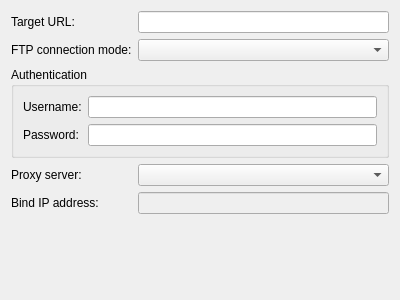
<ui version="4.0" >
 <class>FtpUploadOptsForm</class>
 <widget class="QWidget" name="FtpUploadOptsForm" >
  <property name="geometry" >
   <rect>
    <x>0</x>
    <y>0</y>
    <width>400</width>
    <height>300</height>
   </rect>
  </property>
  <layout class="QGridLayout" >
   <item row="0" column="0" >
    <widget class="QLabel" name="labelUrl" >
     <property name="text" >
      <string>Target URL:</string>
     </property>
    </widget>
   </item>
   <item row="0" column="1" >
    <widget class="QLineEdit" name="lineTarget" />
   </item>
   <item row="1" column="0" >
    <widget class="QLabel" name="label_2" >
     <property name="text" >
      <string>FTP connection mode:</string>
     </property>
    </widget>
   </item>
   <item row="1" column="1" >
    <widget class="QComboBox" name="comboFtpMode" />
   </item>
   <item row="2" column="0" colspan="2" >
    <widget class="QGroupBox" name="groupBox" >
     <property name="title" >
      <string>Authentication</string>
     </property>
     <layout class="QGridLayout" >
      <property name="leftMargin" >
       <number>9</number>
      </property>
      <property name="topMargin" >
       <number>9</number>
      </property>
      <property name="rightMargin" >
       <number>9</number>
      </property>
      <property name="bottomMargin" >
       <number>9</number>
      </property>
      <property name="horizontalSpacing" >
       <number>6</number>
      </property>
      <property name="verticalSpacing" >
       <number>6</number>
      </property>
      <item row="1" column="1" >
       <widget class="QLineEdit" name="linePassword" >
        <property name="echoMode" >
         <enum>QLineEdit::Password</enum>
        </property>
       </widget>
      </item>
      <item row="0" column="1" >
       <widget class="QLineEdit" name="lineUsername" />
      </item>
      <item row="1" column="0" >
       <widget class="QLabel" name="label_4" >
        <property name="text" >
         <string>Password:</string>
        </property>
       </widget>
      </item>
      <item row="0" column="0" >
       <widget class="QLabel" name="label_3" >
        <property name="text" >
         <string>Username:</string>
        </property>
       </widget>
      </item>
     </layout>
    </widget>
   </item>
   <item row="3" column="0" >
    <widget class="QLabel" name="label_5" >
     <property name="text" >
      <string>Proxy server:</string>
     </property>
    </widget>
   </item>
   <item row="3" column="1" >
    <widget class="QComboBox" name="comboProxy" />
   </item>
   <item row="4" column="0" >
    <widget class="QLabel" name="label_7" >
     <property name="text" >
      <string>Bind IP address:</string>
     </property>
    </widget>
   </item>
   <item row="4" column="1" >
    <widget class="QLineEdit" name="lineAddrBind" >
     <property name="enabled" >
      <bool>false</bool>
     </property>
    </widget>
   </item>
   <item row="5" column="1" >
    <spacer>
     <property name="orientation" >
      <enum>Qt::Vertical</enum>
     </property>
     <property name="sizeHint" >
      <size>
       <width>20</width>
       <height>61</height>
      </size>
     </property>
    </spacer>
   </item>
  </layout>
 </widget>
 <tabstops>
  <tabstop>lineTarget</tabstop>
  <tabstop>comboFtpMode</tabstop>
  <tabstop>lineUsername</tabstop>
  <tabstop>linePassword</tabstop>
  <tabstop>comboProxy</tabstop>
  <tabstop>lineAddrBind</tabstop>
 </tabstops>
 <resources/>
 <connections/>
</ui>
